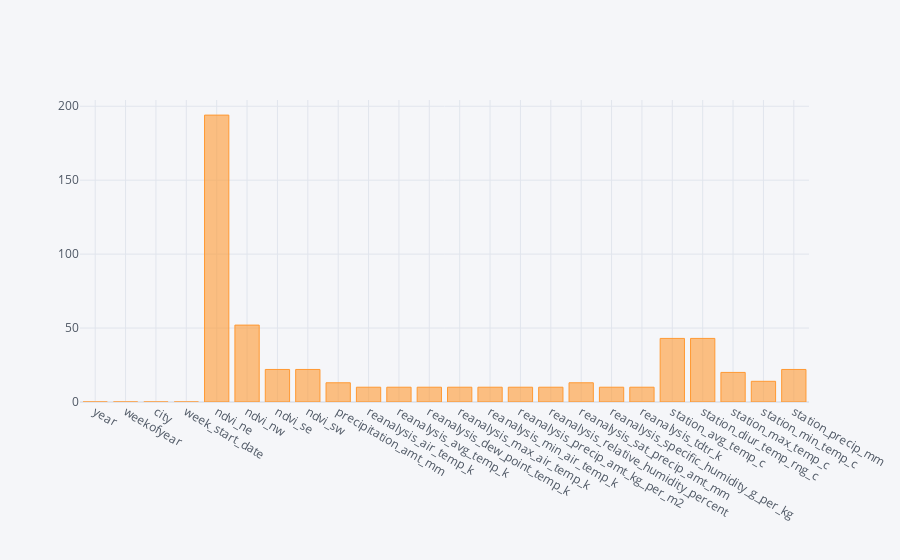

Notebook code cell kept with this figure:
### Markdown cell above
Let's visualize the count of missing values using a bar plot and heatmap.

### Code cell
dengue_features_train.reset_index().isnull().sum().iplot(kind='bar')

### Figure 1 — Plotly figure (JSON) as saved in the notebook; plotly's stock layout.template omitted (floating-point values rounded to 4 significant figures)
{"data": [{"marker": {"color": "rgba(255, 153, 51, 0.6)", "line": {"color": "rgba(255, 153, 51, 1.0)", "width": 1}}, "name": "None", "orientation": "v", "text": "", "type": "bar", "x": ["year", "weekofyear", "city", "week_start_date", "ndvi_ne", "ndvi_nw", "ndvi_se", "ndvi_sw", "precipitation_amt_mm", "reanalysis_air_temp_k", "reanalysis_avg_temp_k", "reanalysis_dew_point_temp_k", "reanalysis_max_air_temp_k", "reanalysis_min_air_temp_k", "reanalysis_precip_amt_kg_per_m2", "reanalysis_relative_humidity_percent", "reanalysis_sat_precip_amt_mm", "reanalysis_specific_humidity_g_per_kg", "reanalysis_tdtr_k", "station_avg_temp_c", "station_diur_temp_rng_c", "station_max_temp_c", "station_min_temp_c", "station_precip_mm"], "y": [0, 0, 0, 0, 194, 52, 22, 22, 13, 10, 10, 10, 10, 10, 10, 10, 13, 10, 10, 43, 43, 20, 14, 22]}], "layout": {"autosize": true, "legend": {"bgcolor": "#F5F6F9", "font": {"color": "#4D5663"}}, "paper_bgcolor": "#F5F6F9", "plot_bgcolor": "#F5F6F9", "title": {"font": {"color": "#4D5663"}}, "xaxis": {"autorange": true, "gridcolor": "#E1E5ED", "range": [-0.5, 23.5], "showgrid": true, "tickfont": {"color": "#4D5663"}, "title": {"font": {"color": "#4D5663"}, "text": ""}, "type": "category", "zerolinecolor": "#E1E5ED"}, "yaxis": {"autorange": true, "gridcolor": "#E1E5ED", "range": [0, 204.2], "showgrid": true, "tickfont": {"color": "#4D5663"}, "title": {"font": {"color": "#4D5663"}, "text": ""}, "type": "linear", "zerolinecolor": "#E1E5ED"}}}
